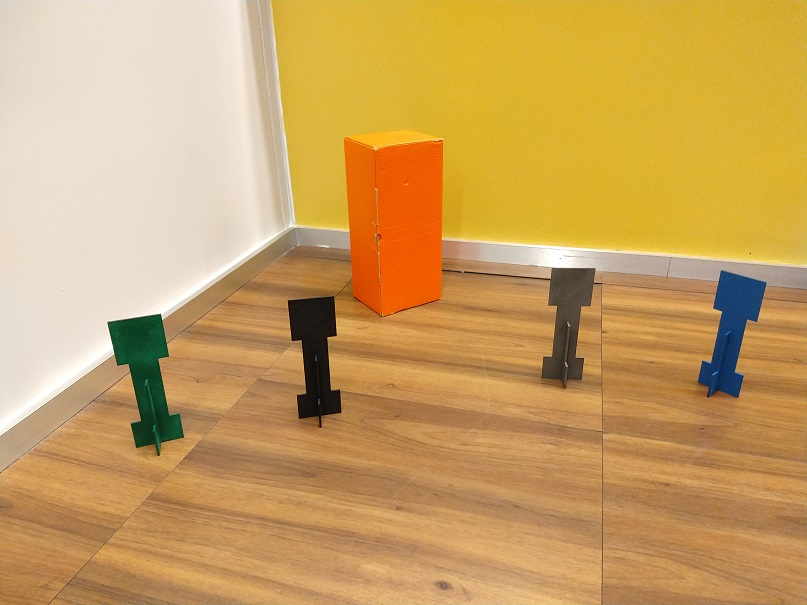
#> input picture robot20 - Copia/aula01/cena_canto_sala.jpg, 807 x 605 px
$ jupyter execute --allow-errors Atividade1_Visao.ipynb   (shell and % lines are left out)
#> lines starting #> are read from the running program, lines starting #| are printed output that depends on the picture; after the words box and inside, x2 and y2 are one past the last pixel; in counts of white or black regions, pixels touching at a corner belong together
# Entregável 1 - visão computacional

### Gabriella Cukier e Gabriella Mitu

[cell 1]
import cv2
from matplotlib import pyplot as plt
import numpy as np
import time as t
print("OpenCV Version : %s " % cv2.__version__)

# Equalização de histograma

[cell 2]
rintin = cvrintin = cv2.imread("RinTinTin.jpg")
#imagem_gray

#> (a cell that did not finish here is left out)

#> (a cell that did not finish here is left out)

#> (a cell that did not finish here is left out)

#> (a cell that did not finish here is left out)

#> (a cell that did not finish here is left out)

## Atividade 1

Realize as seguintes atividades:

1. O histograma fornecido aproveita bem as faixas de cores?
2. Crie uma imagem derivada da imagem fornecida que use melhor a faixa dinâmica, ou seja, tenha o valor dos seus pixels distribuídos entre `0` e `255`.
3. Plote a imagem pedida

#> (a cell that did not finish here is left out)

Para o melhor aproveitamento das faixas de cores é necessário realizar a equalização do histograma.

Idealmente, o histograma começaria no zero do eixo X. Como o valor inicial do histograma apresentado é 8, é necessário subtrair tal número de cada pixel, trazendo o gráfico para a esquerda. Além disso, os dados devem se adequar a uma nova reta, mais abrangente, que varia entre 0 e 255px. Para isso, deve ser considerado um fator de adequação, para o qual cada pixel deve ser multiplicado.

[cell 9]
fator=255/(58-8)
print("O fator de multiplicação para a equalização do histograma é: ", fator)

#> (a cell that did not finish here is left out)

#> (a cell that did not finish here is left out)

## Atividade 2

Leia com a OpenCV a figura abaixo:

Separe os canais  R e B das imagens e analise seus histogramas.

1. A partir dos canais R e B e da análise do histograma é possível identificar a caixa vermelha e o creeper azul?

1. Crie uma imagem numpy em que somente os pixels da caixa vermelha estão brancos e faça seu plot aqui. Você vai precisar usar manipulação de canais RGB. Use o [ExemploFor.ipynb](ExemploFor.ipynb) .

[cell 12]
sala = cv2.imread("cena_canto_sala.jpg")
#> sala is the input picture: shape (605, 807, 3); mean B, G, R 97.4, 161.4, 201.7

[cell 13]
sala.shape
#> Out = (605, 807, 3)

[cell 14]
sala = cv2.cvtColor(sala, cv2.COLOR_BGR2RGB)

## Canal R

[cell 15]
sala_red =  sala[:,:,0]
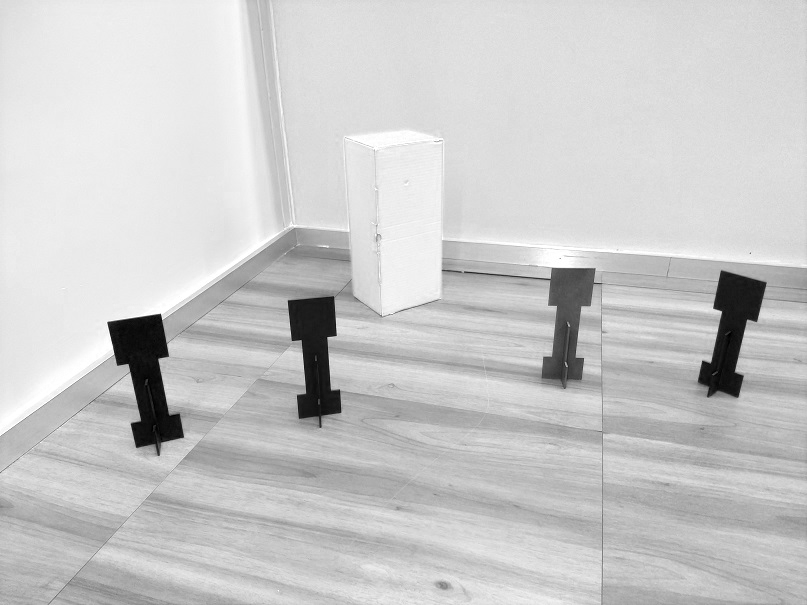
#> sala_red: shape (605, 807); min 0, max 255, mean 201.7
plt.imshow(sala_red, cmap="Greys_r", vmin=0, vmax=255)

[cell 16]
hist,bins = np.histogram(sala_red.flatten(),256,[0,256])
#> hist = 256 values, max 20658 at index 221, min 5 at index 1, mean 1907.2; bins = 257 values from 0 to 256

cdf = hist.cumsum()
#> cdf = 256 values from 30 to 488235
cdf_normalized = cdf * hist.max()/ cdf.max()
#> cdf_normalized = 256 values from 1.27 to 20658

plt.plot(cdf_normalized, color = 'b')
plt.hist(sala_red.flatten(),256,[0,256], color = 'r')
plt.xlim([0,256])
#plt.ylim([0,10000])
plt.legend(('cdf','histogram'), loc = 'upper left')
plt.title("Histograma vermelho")

plt.show()
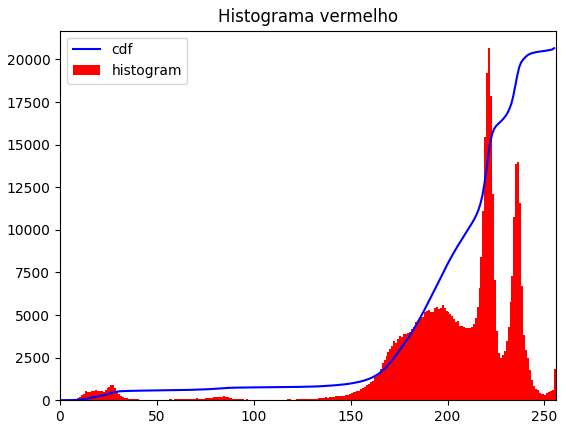
#> figure drawn by matplotlib, 1 panel; tallest bar 20658 high, from x = 221 to 222; curve peaks at x = 255, y = 20658

A partir do canal R e da análise do histograma é possível identificar os objetos em que a cor vermelha é forte ou fraca. A caixa está em branco, ou seja, a cor vermelha é predominante, o que condiz com a imagem colorida em que o objeto é laranja. Na curva do histograma, a caixa está, portanto, localizada em um pico. Já o creeper azul aparece em preto na figura, o que indica a ausência quase total da cor vermelha. No histograma, ele é representado por um ponto mais baixo.

### Canal G

[cell 17]
sala_g =  sala[:,:,1]
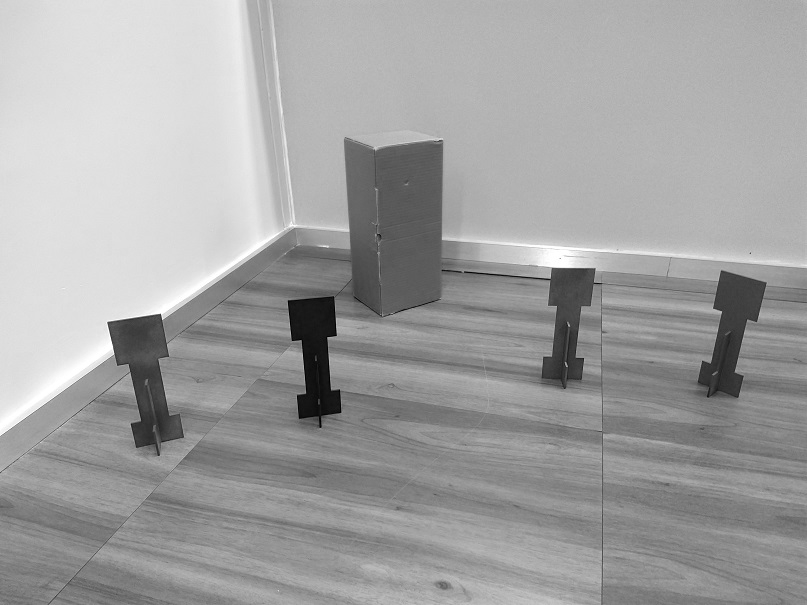
#> sala_g: shape (605, 807); min 0, max 255, mean 161.4
plt.imshow(sala_g, cmap="Greys_r", vmin=0, vmax=255)

[cell 18]
hist,bins = np.histogram(sala_g.flatten(),256,[0,256])
#> hist = 256 values, max 17975 at index 179, min 12 at index 6, mean 1907.2

cdf = hist.cumsum()
#> cdf = 256 values from 41 to 488235
cdf_normalized = cdf * hist.max()/ cdf.max()
#> cdf_normalized = 256 values from 1.51 to 17975

plt.plot(cdf_normalized, color = 'b')
plt.hist(sala_g.flatten(),256,[0,256], color = 'lightgreen')
plt.xlim([0,256])
plt.legend(('cdf','histogram'), loc = 'upper left')
plt.title("Histograma Verde")
plt.show()
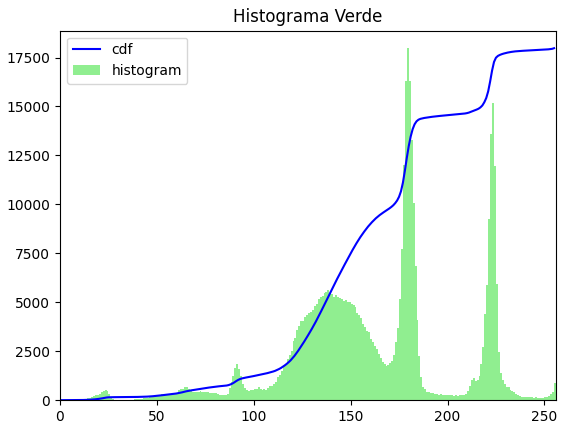
#> figure drawn by matplotlib, 1 panel; tallest bar 17975 high, from x = 179 to 180; curve peaks at x = 255, y = 17975

## Canal B (Azul)

[cell 19]
sala_b =  sala[:,:,2]
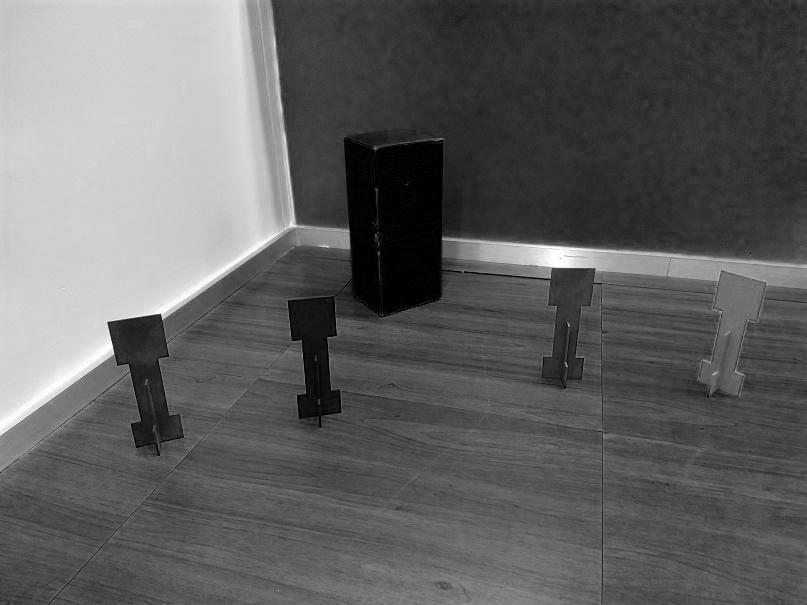
#> sala_b: shape (605, 807); min 0, max 255, mean 97.4
plt.imshow(sala_b, cmap="Greys_r", vmin=0, vmax=255)

[cell 20]
hist,bins =np.histogram(sala_b.flatten(),256,[0,256])
#> hist = 256 values, max 13281 at index 208, min 24 at index 254, mean 1907.2

cdf = hist.cumsum()
#> cdf = 256 values from 5091 to 488235
cdf_normalized = cdf * hist.max()/ cdf.max()
#> cdf_normalized = 256 values from 138.5 to 13281

plt.plot(cdf_normalized, color = 'b')
plt.hist(sala_b.flatten(),256,[0,256], color = 'turquoise')
plt.xlim([0,256])
plt.legend(('cdf','histogram'), loc = 'upper left')
plt.title("Histograma azul")

plt.show()
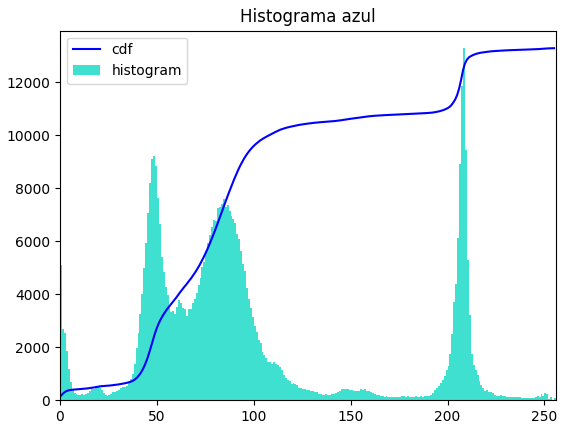
#> figure drawn by matplotlib, 1 panel; tallest bar 13281 high, from x = 208 to 209; curve peaks at x = 255, y = 13281

A partir do canal B e da análise do histograma é possível identificar os objetos em que a cor azul é forte ou fraca. A caixa  aparece escura, ou seja, a cor azul não é predominante. Na curva do histograma, a caixa está, portanto, localizada em um um ponto mais baixo. Já o creeper azul aparece claro na figura, o que indica a presença significativa da cor azul. No histograma, ele é representado por um pico.

## Caixa em branco

[cell 21]
imagem_gray = cv2.cvtColor(sala, cv2.COLOR_BGR2GRAY)
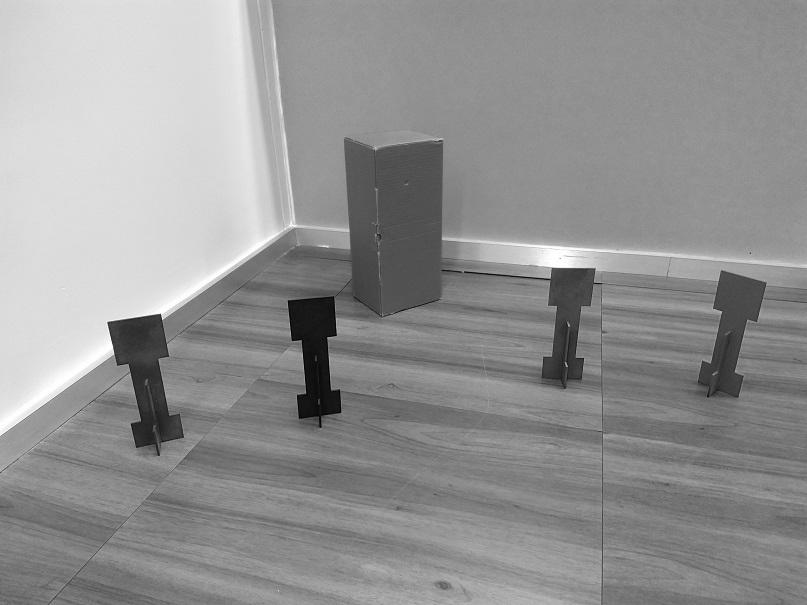
#> imagem_gray: shape (605, 807); min 1, max 255, mean 146.9

saida = imagem_gray.copy()

[cell 22]
plt.imshow(saida, cmap="Greys_r", vmin=0, vmax=255)

Podemos zerar a imagem para usar como saída

[cell 23]
saida[:] = 0
#> saida: shape (605, 807); every value is 0

Note que, depois de zerar, vemos a imagem toda como preto

[cell 24]
plt.imshow(saida, cmap="Greys_r", vmin=0, vmax=255)

[cell 25]
sala = cv2.imread("cena_canto_sala.jpg")

[cell 26]
saida = np.zeros((sala.shape[0],sala.shape[1]), dtype=np.uint8)

[cell 27]
sala_br = cv2.cvtColor(sala, cv2.COLOR_BGR2RGB)

for i in range(sala_br.shape[0]):
    for j in range(sala_br.shape[1]):
            cor=sala_br[i][j]
            #if cor[0]>=230 and cor[2]<=220 and cor[2]>210 and cor[1]<=220 and cor[1]>200:
            if cor[0]>=190 and cor[2]<35 and cor[1]<=130 and cor[1]>70: #Caixa
                saida[i][j]=255

            elif cor[0]>=200 and cor[2]<42 and cor[1]>182: #Tampa
                saida[i][j]=255

            else:
                saida[i][j]=0
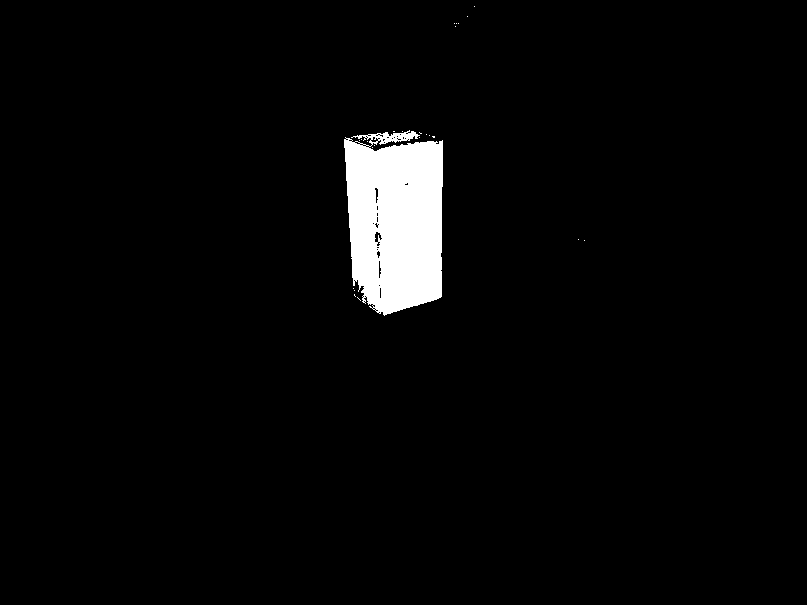
#> saida: shape (605, 807); 3.1% white; 25 white regions (24 under 20 px), largest, box (x1, y1, x2, y2) and area: (344, 130, 443, 316) 15190

plt.imshow(saida, cmap="Greys_r", vmin=0 , vmax=255)

# Atividade 3

Abra a imagem `hall_box_battery_atividade3.png`  e a converta para tons de cinza de `0` a `255`.

Forneça como saída uma uma cópia da imagem  em que cada pixel  recebe o módulo da subtração entre o pixel que vem depois e o que vem antes dele (na horizontal).

Obs.: O conceito de *antes* e *depois* pode ser na horizontal ou na vertical

Apresente a imagem resultado, deve ficar parecida com a imagem `gabarito_atividade_3.png`.

[cell 28]
img = cv2.imread("hall_box_battery_atividade3.png")

#> (the rest of this cell did not finish here and is left out)

[cell 29]
plt.imshow(saida, cmap="Greys_r")#, vmin=0, vmax=255)

[cell 30]
saida.shape
#> Out = (605, 807)

[cell 31]
#saida = np.zeros((576, 1024), dtype=np.uint8)
saida[:] = 0


for i in range(imagem_gray.shape[0]-1):
    for j in range(imagem_gray.shape[1]-1):
        saida[i][j] = abs(int(imagem_gray[i+1][j])-int(imagem_gray[i-1][j]))
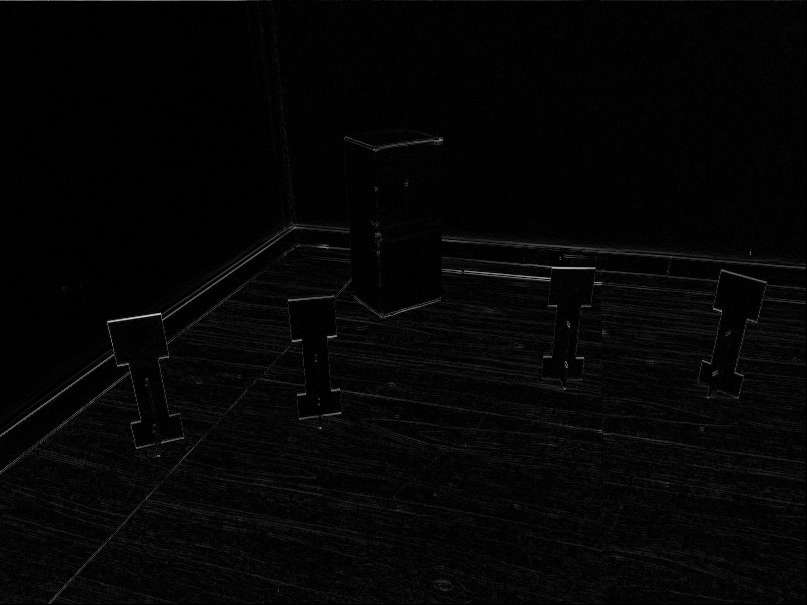
#> saida: shape (605, 807); min 0, max 211, mean 5.1
